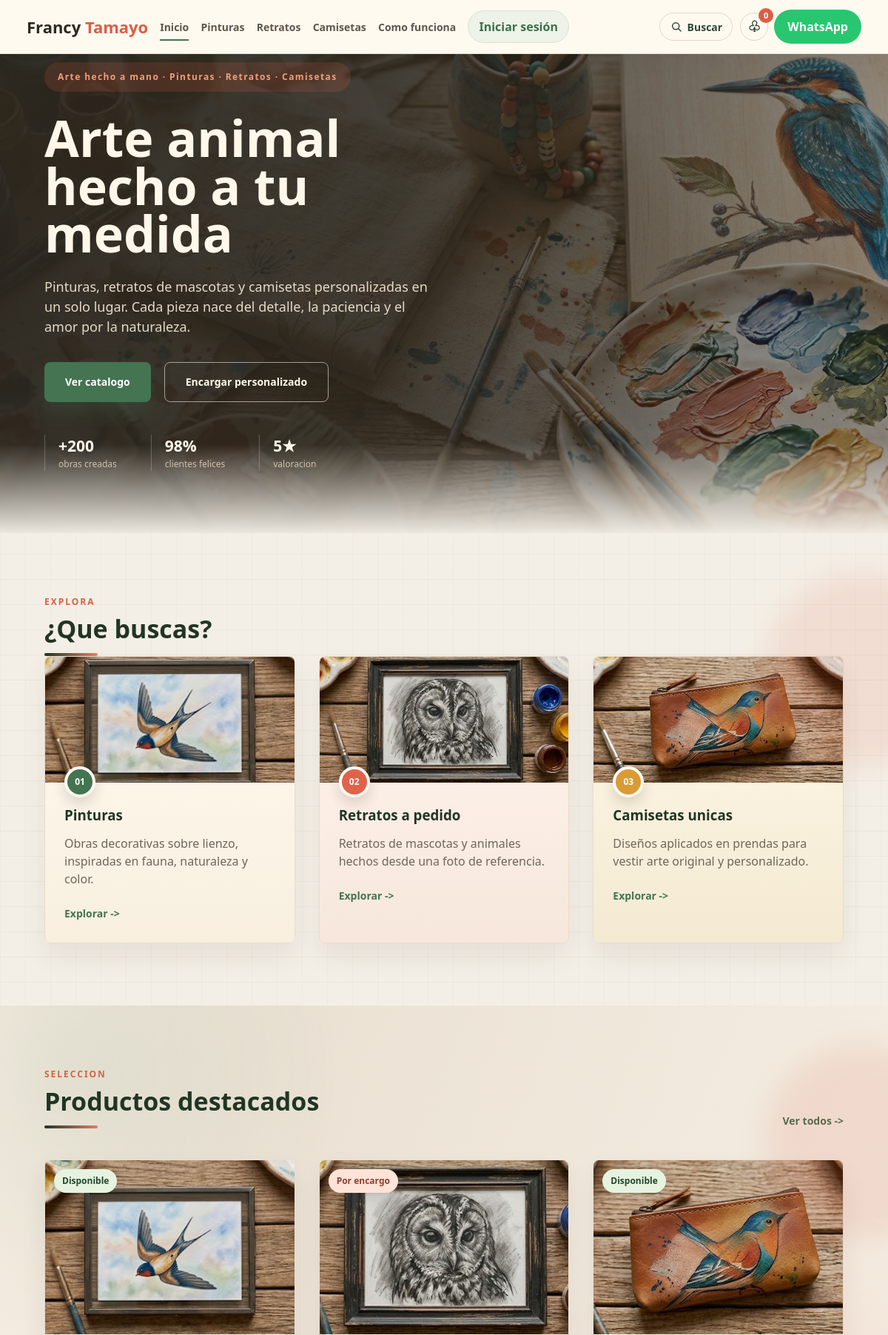
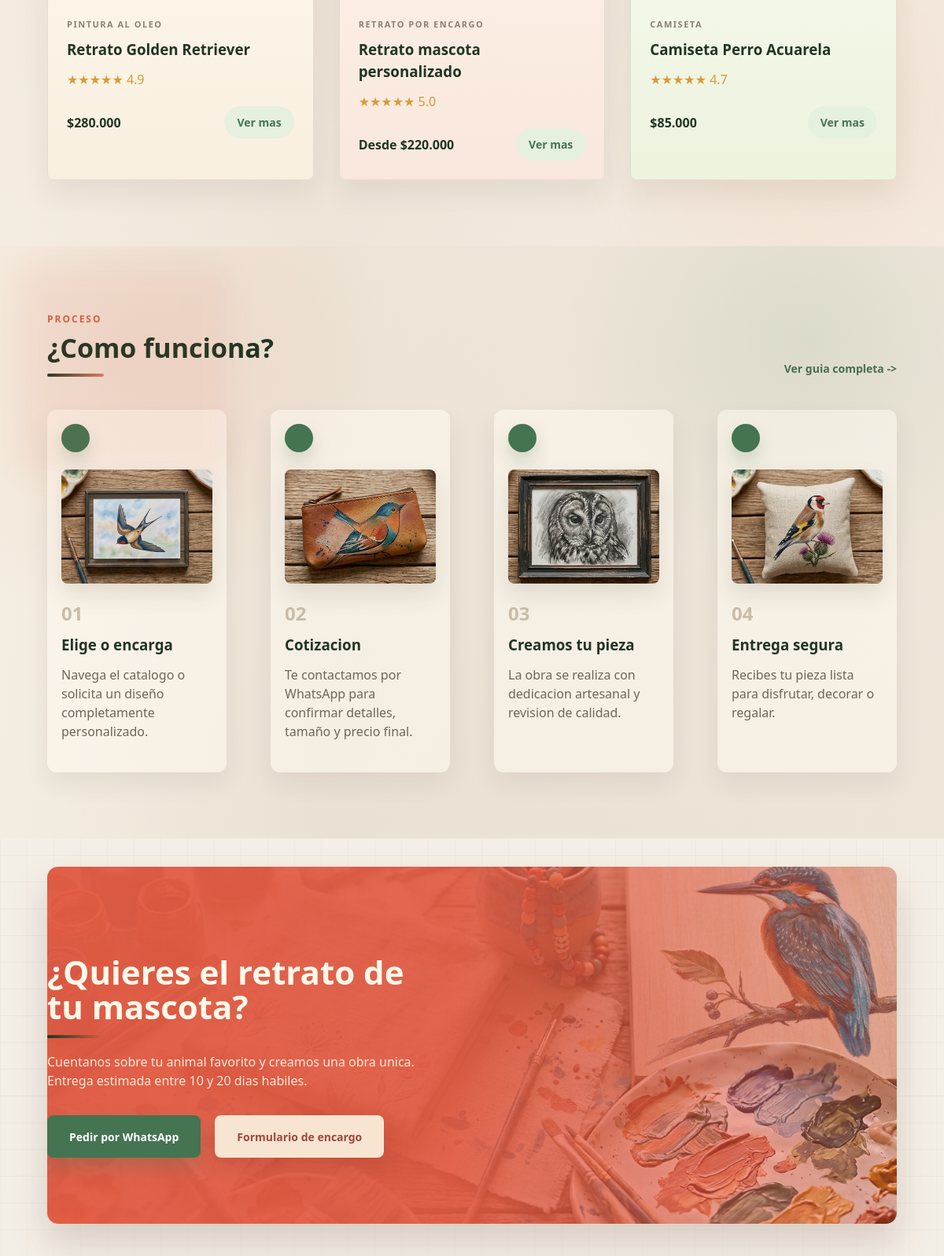
The page / (upper part) on the database its author committed (2 pictures, top to bottom).
### tables this page shows
CREATE TABLE IF NOT EXISTS productos (
  id INT AUTO_INCREMENT PRIMARY KEY,
  nombre VARCHAR(120) NOT NULL,
  categoria ENUM('pinturas','retratos','camisetas') NOT NULL,
  tipo VARCHAR(80) NOT NULL,
  descripcion TEXT NULL,
  precio DECIMAL(10,2) NOT NULL DEFAULT 0,
  imagen VARCHAR(255) NOT NULL,
  estado ENUM('disponible','encargo','agotado') NOT NULL DEFAULT 'disponible',
  rating DECIMAL(2,1) NOT NULL DEFAULT 4.8,
  destacado TINYINT(1) NOT NULL DEFAULT 0,
  activo TINYINT(1) NOT NULL DEFAULT 1,
  orden INT NOT NULL DEFAULT 0,
  fecha_creacion TIMESTAMP DEFAULT CURRENT_TIMESTAMP,
  UNIQUE KEY uq_producto_nombre (nombre)
);

### include/productos.php (the view, shortened to what this page needs)
<?php
function obtenerProductosDestacados(int $limite = 3): array
{
    try {
        $db = conectarDB();
        $stmt = $db->prepare('SELECT * FROM productos WHERE activo = 1 AND destacado = 1 ORDER BY orden ASC, id ASC LIMIT ?');
        $stmt->bind_param('i', $limite);
        $stmt->execute();
        return $stmt->get_result()->fetch_all(MYSQLI_ASSOC);
    } catch (Throwable $error) {
        return array_slice(array_values(array_filter(productosBase(), static fn(array $producto): bool => (bool) $producto['destacado'])), 0, $limite);
    }
}
function formatearPrecioProducto(array $producto): string
{
    $precio = '$' . number_format((float) $producto['precio'], 0, ',', '.');
    return $producto['estado'] === 'encargo' ? 'Desde ' . $precio : $precio;
}
function etiquetaEstadoProducto(array $producto): string
{
    return match ($producto['estado']) {
        'encargo' => 'Por encargo',
        'agotado' => 'Agotado',
        default => 'Disponible',
    };
}
function claseEstadoProducto(array $producto): string
{
    return match ($producto['estado']) {
        'disponible' => 'available',
        default => 'custom',
    };
}
function renderizarTarjetaProducto(array $producto, bool $enlaceCategoria = false): void
{
    $nombre = htmlspecialchars($producto['nombre']);
    $tipo = htmlspecialchars($producto['tipo']);
    $imagen = htmlspecialchars($producto['imagen']);
    $estado = htmlspecialchars(etiquetaEstadoProducto($producto));
    $claseEstado = htmlspecialchars(claseEstadoProducto($producto));
    $rating = number_format((float) $producto['rating'], 1);
    $precio = formatearPrecioProducto($producto);
    $deshabilitado = $producto['estado'] === 'agotado' ? ' disabled' : '';
    $textoBoton = $producto['estado'] === 'agotado' ? 'Agotado' : ($producto['estado'] === 'encargo' ? 'Encargar' : 'Añadir');
    $urlCategoria = BASE_URL . $producto['categoria'] . '.php';
    ?>
    <article class="product-card">
        <div class="product-image">
            <span class="badge <?= $claseEstado ?>"><?= $estado ?></span>
            <img src="<?= BASE_URL . $imagen ?>" alt="<?= $nombre ?>">
        </div>
        <div class="product-body">
            <span><?= $tipo ?></span>
            <h3><?= $nombre ?></h3>
            <p class="rating">★★★★★ <?= $rating ?></p>
            <div class="product-footer">
                <strong><?= $precio ?></strong>
                <?php if ($enlaceCategoria): ?>
                    <a href="<?= $urlCategoria ?>">Ver mas</a>
                <?php else: ?>
                    <button class="add-to-cart" data-product="<?= $nombre ?>" data-category="<?= $tipo ?>" data-price="<?= (float) $producto['precio'] ?>" data-image="<?= $imagen ?>"<?= $deshabilitado ?>><?= $textoBoton ?></button>
                <?php endif; ?>
            </div>
        </div>
    </article>
    <?php
}

### index.php (shortened to what this page needs)
<?php
require __DIR__ . '/include/productos.php';
$productosDestacados = obtenerProductosDestacados(3);
?>
<main class="home-page">
    <section class="hero">
        <div class="overlay"></div>
        <div class="container hero-layout">
            <div class="hero-content">
                <span class="tagline">Arte hecho a mano · Pinturas · Retratos · Camisetas</span>
                <h1>Arte animal hecho a tu medida</h1>
                <p>Pinturas, retratos de mascotas y camisetas personalizadas en un solo lugar. Cada pieza nace del detalle, la paciencia y el amor por la naturaleza.</p>
                <div class="hero-actions">
                    <a href="#catalogo" class="hero-btn hero-btn-primary">Ver catalogo</a>
                    <a href="#personalizar" class="hero-btn hero-btn-outline">Encargar personalizado</a>
                </div>
                <div class="hero-stats">
                    <div>
                        <strong>+200</strong>
                        <span>obras creadas</span>
                    </div>
                    <div>
                        <strong>98%</strong>
                        <span>clientes felices</span>
                    </div>
                    <div>
                        <strong>5★</strong>
                        <span>valoracion</span>
                    </div>
                </div>
            </div>
        </div>
    </section>
    <section class="home-section" id="catalogo">
        <div class="container">
            <span class="section-kicker">Explora</span>
            <h2>¿Que buscas?</h2>
            <div class="category-grid">
                <article class="category-card" id="pinturas">
                    <img src="<?php echo BASE_URL; ?>assets/imagenes/productos/cuadro-golondrina.png" alt="Pintura artistica de golondrina">
                    <div class="category-body">
                        <span class="category-icon">01</span>
                        <h3>Pinturas</h3>
                        <p>Obras decorativas sobre lienzo, inspiradas en fauna, naturaleza y color.</p>
                        <a href="<?php echo BASE_URL; ?>pinturas.php">Explorar</a>
                    </div>
                </article>
                <article class="category-card" id="retratos">
                    <img src="<?php echo BASE_URL; ?>assets/imagenes/productos/cuadro-buho.png" alt="Retrato artistico de buho">
                    <div class="category-body">
                        <span class="category-icon">02</span>
                        <h3>Retratos a pedido</h3>
                        <p>Retratos de mascotas y animales hechos desde una foto de referencia.</p>
                        <a href="<?php echo BASE_URL; ?>retratos.php">Explorar</a>
                    </div>
                </article>
                <article class="category-card" id="camisetas">
                    <img src="<?php echo BASE_URL; ?>assets/imagenes/productos/estuche-azulejo-2.png" alt="Producto con ilustracion de ave">
                    <div class="category-body">
                        <span class="category-icon">03</span>
                        <h3>Camisetas unicas</h3>
                        <p>Diseños aplicados en prendas para vestir arte original y personalizado.</p>
                        <a href="<?php echo BASE_URL; ?>camisetas.php">Explorar</a>
                    </div>
                </article>
            </div>
        </div>
    </section>
    <section class="home-section featured-section" id="productos">
        <div class="container">
            <div class="section-heading-row">
                <div>
                    <span class="section-kicker">Seleccion</span>
                    <h2>Productos destacados</h2>
                </div>
                <a href="#catalogo" class="section-link">Ver todos</a>
            </div>
            <div class="product-grid">
                <?php foreach ($productosDestacados as $producto): ?>
                    <?php renderizarTarjetaProducto($producto, true); ?>
                <?php endforeach; ?>
            </div>
        </div>
    </section>
    <section class="home-section process-section" id="funciona">
        <div class="container">
            <div class="section-heading-row">
                <div>
                    <span class="section-kicker">Proceso</span>
                    <h2>¿Como funciona?</h2>
                </div>
                <a href="#personalizar" class="section-link">Ver guia completa</a>
            </div>
            <div class="steps-grid">
                <article>
                    <img src="<?php echo BASE_URL; ?>assets/imagenes/productos/cuadro-golondrina.png" alt="Ilustración de golondrina para elegir tu pieza">
                    <span>01</span>
                    <h3>Elige o encarga</h3>
                    <p>Navega el catalogo o solicita un diseño completamente personalizado.</p>
                </article>
                <article>
                    <img src="<?php echo BASE_URL; ?>assets/imagenes/productos/estuche-azulejo.png" alt="Ilustración de ave para cotización personalizada">
                    <span>02</span>
                    <h3>Cotizacion</h3>
                    <p>Te contactamos por WhatsApp para confirmar detalles, tamaño y precio final.</p>
                </article>
                <article>
                    <img src="<?php echo BASE_URL; ?>assets/imagenes/productos/cuadro-buho.png" alt="Ilustración de búho durante la creación de la pieza">
                    <span>03</span>
                    <h3>Creamos tu pieza</h3>
                    <p>La obra se realiza con dedicacion artesanal y revision de calidad.</p>
                </article>
                <article>
                    <img src="<?php echo BASE_URL; ?>assets/imagenes/productos/cojin-jilguero.png" alt="Ilustración de jilguero para entrega segura">
                    <span>04</span>
                    <h3>Entrega segura</h3>
                    <p>Recibes tu pieza lista para disfrutar, decorar o regalar.</p>
                </article>
            </div>
        </div>
    </section>
    <section class="custom-order container" id="personalizar">
        <div>
            <span class="section-kicker">Especial para ti</span>
            <h2>¿Quieres el retrato de tu mascota?</h2>
            <p>Cuentanos sobre tu animal favorito y creamos una obra unica. Entrega estimada entre 10 y 20 dias habiles.</p>
            <div class="hero-actions">
                <a target="_blank" href="https://wa.me/573184597719" class="hero-btn hero-btn-primary">Pedir por WhatsApp</a>
                <a href="<?php echo BASE_URL; ?>contacto.php" class="hero-btn hero-btn-light">Formulario de encargo</a>
            </div>
        </div>
    </section>
</main>
<?php
include 'include/templates/footer.php';
?>

### assets/css/base/global.css (style rules this page uses)
html, body { background-color:#050505; background-image: linear-gradient(rgba(255,255,255,.035) 1px, transparent 1px), linear-gradient(90deg, rgba(255,255,255,.035) 1px, transparent 1px), url('../../imagenes/137042075-grid-square-graph-line-full-page-on-black-paper-background-paper-grid-square-graph-line-texture-of.jpg'); background-size:32px 32px; background-attachment:fixed; }
body { color:#fff; line-height:1.5; }
body::before { content:""; position:fixed; inset:0; pointer-events:none; background:radial-gradient(circle at top, rgba(0,208,132,.05), transparent 35%); z-index:-1; }
a { color:inherit; text-decoration:none; transition:.35s; }
img { width:100%; display:block; transition:.5s; }
section { padding:110px 0; }
section h2 { text-align:center; font-size:58px; font-weight:900; margin-bottom:15px; text-shadow:0 0 14px rgba(255,255,255,.2); animation:slideDownSoft 1.2s ease; }
.container { width:90%; max-width:1200px; margin:auto; }

### rows shown on the page
productos: estado "Disponible", imagen (picture), tipo "PINTURA AL OLEO", nombre "Retrato Golden Retriever", rating "4.9", precio "$280.000"
productos: estado "Por encargo", imagen (picture), tipo "RETRATO POR ENCARGO", nombre "Retrato mascota personalizado", rating "5.0", precio "Desde $220.000"
productos: estado "Disponible", imagen (picture), tipo "CAMISETA", nombre "Camiseta Perro Acuarela", rating "4.7", precio "$85.000"
